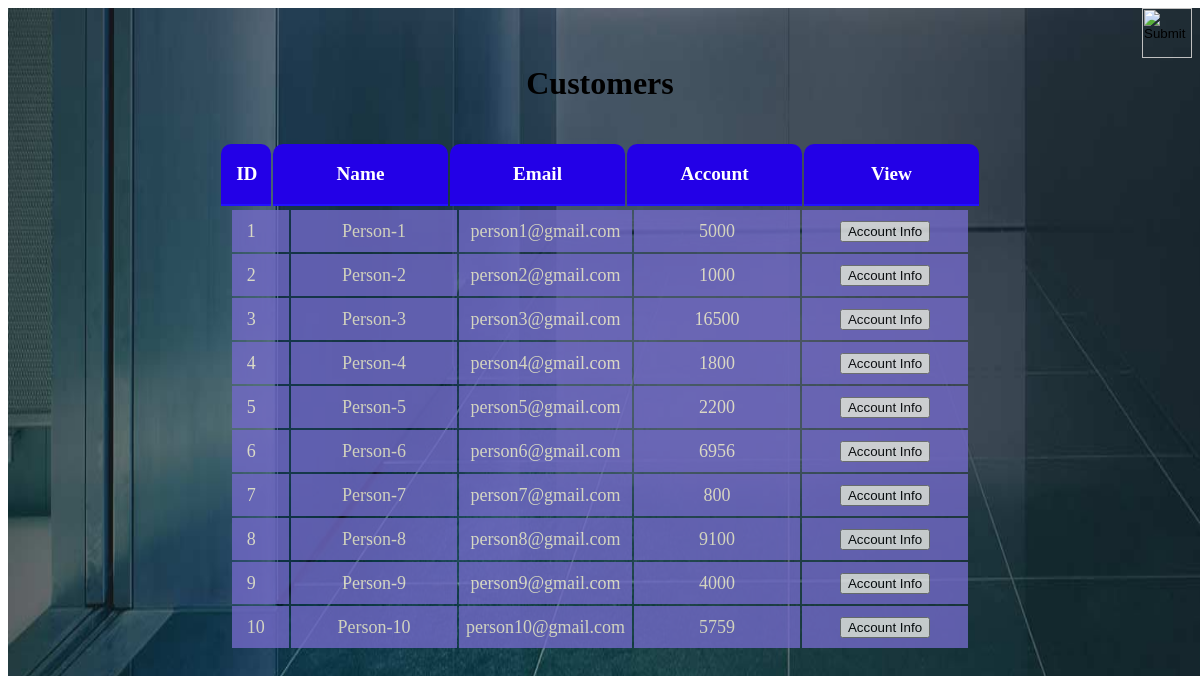
Page /intermediate.php on the committed database.
### tables this page shows
CREATE TABLE `users` (
  `id` int(10) NOT NULL,
  `name` varchar(20) NOT NULL,
  `email` varchar(20) NOT NULL,
  `amount` int(255) NOT NULL
);

### personaldetails.php (the view, shortened to what this page needs)
<?php
$server="localhost";
$username="root";
$password="";
$db="bbk";
$con=mysqli_connect($server,$username,$password,$db);
$q="select * from bbk.users";
$result=mysqli_query($con,$q);
?>
<!DOCTYPE html>
<html lang="en">
<head>
    <link rel="stylesheet" href="Table.css">
</head>
<body>
    <a href="index.php">
    <input type="image" style="height:50px;width:50px" src="https://cdn3.vectorstock.com/i/1000x1000/60/47/home-icon-white-silhouette-on-blue-round-vector-20326047.jpg" class="home">
    </a>
    <br><br>
    <h1>Customers</h1>
    <br>
    <table>
        <thead>
        <th>ID</th>
        <th>Name</th>
        <th>Email</th>
        <th>Account</th>
        <th>View</th>
        </thead>
        <tbody>
            <tr>
                <?php
                    $row=mysqli_fetch_array($result);
                ?>
                <td><?php echo $row["id"];?></td>
                <td><?php echo $row["name"];?></td>
                <td><?php echo $row["email"];?></td>
                <td><?php echo $row["amount"];?></td>
                <td>
                    <form action="user.php" method="post">
                        <button type="submit" name="name" value="Person-1" class="viewbutton">Account Info</button>
                    </form>
                </td>
            </tr>
            <tr>
                <?php
                    $row=mysqli_fetch_array($result);
                ?>
                <td><?php echo $row["id"];?></td>
                <td><?php echo $row["name"];?></td>
                <td><?php echo $row["email"];?></td>
                <td><?php echo $row["amount"];?></td>
                <td>
                    <form action="user.php" method="post">
                        <button type="submit" name="name" value="Person-2" class="viewbutton">Account Info</button>
                    </form>
                </td>
            </tr>
            <tr>
                <?php
                    $row=mysqli_fetch_array($result);
                ?>
                <td><?php echo $row["id"];?></td>
                <td><?php echo $row["name"];?></td>
                <td><?php echo $row["email"];?></td>
                <td><?php echo $row["amount"];?></td>
                <td>
                    <form action="user.php" method="post">
                        <button type="submit" name="name" value="Person-3" class="viewbutton">Account Info</button>
                    </form>
                </td>
            </tr>
            <tr>
                <?php
                    $row=mysqli_fetch_array($result);
                ?>
                <td><?php echo $row["id"];?></td>
                <td><?php echo $row["name"];?></td>
                <td><?php echo $row["email"];?></td>
                <td><?php echo $row["amount"];?></td>
                <td>
                    <form action="user.php" method="post">
                        <button type="submit" name="name" value="Person-4" class="viewbutton">Account Info</button>
                    </form>
                </td>
            </tr>
            <tr>
                <?php
                    $row=mysqli_fetch_array($result);
                ?>
                <td><?php echo $row["id"];?></td>
                <td><?php echo $row["name"];?></td>
                <td><?php echo $row["email"];?></td>
                <td><?php echo $row["amount"];?></td>
                <td>
                    <form action="user.php" method="post">
                        <button type="submit" name="name" value="Person-5" class="viewbutton">Account Info</button>
                    </form>
                </td>
            </tr>
            <tr>
                <?php
                    $row=mysqli_fetch_array($result);
                ?>
                <td><?php echo $row["id"];?></td>
                <td><?php echo $row["name"];?></td>
                <td><?php echo $row["email"];?></td>
                <td><?php echo $row["amount"];?></td>
                <td>
                    <form action="user.php" method="post">
                        <button type="submit" name="name" value="Person-6" class="viewbutton">Account Info</button>
                    </form>
                </td>
            </tr>
            <tr>
                <?php
                    $row=mysqli_fetch_array($result);
                ?>
                <td><?php echo $row["id"];?></td>
                <td><?php echo $row["name"];?></td>
                <td><?php echo $row["email"];?></td>
                <td><?php echo $row["amount"];?></td>
                <td>
                    <form action="user.php" method="post">
                        <button type="submit" name="name" value="Person-7" class="viewbutton">Account Info</button>
                    </form>
                </td>
            </tr>
            <tr>
                <?php
                    $row=mysqli_fetch_array($result);
                ?>
                <td><?php echo $row["id"];?></td>
                <td><?php echo $row["name"];?></td>
                <td><?php echo $row["email"];?></td>
                <td><?php echo $row["amount"];?></td>
                <td>
                    <form action="user.php" method="post">
                        <button type="submit" name="name" value="Person-8" class="viewbutton">Account Info</button>
                    </form>
                </td>
            </tr>
            <tr>
                <?php
                    $row=mysqli_fetch_array($result);
                ?>
                <td><?php echo $row["id"];?></td>
                <td><?php echo $row["name"];?></td>
                <td><?php echo $row["email"];?></td>
                <td><?php echo $row["amount"];?></td>
                <td>
                    <form action="user.php" method="post">
                        <button type="submit" name="name" value="Person-9" class="viewbutton">Account Info</button>
                    </form>
                </td>
            </tr>
            <tr>
                <?php
                    $row=mysqli_fetch_array($result);
                ?>
                <td><?php echo $row["id"];?></td>
                <td><?php echo $row["name"];?></td>
                <td><?php echo $row["email"];?></td>
                <td><?php echo $row["amount"];?></td>
                <td>
                    <form action="user.php" method="post">
                        <button type="submit" name="name" value="Person-10" class="viewbutton">Account Info</button>
                    </form>
                </td>
            </tr>
</body>
</html>

### intermediate.php (shortened to what this page needs)
<?php
$server="localhost";
$username="root";
$password="";
$db="bbk";
$con=mysqli_connect($server,$username,$password,$db);
$name=$_SESSION['name'];
$q="select * from bbk.users where name='$name'";
$result=mysqli_query($con,$q);
$row=mysqli_fetch_array($result);
$var1=$row['amount'];
if($var1 >=$_POST["transfer"])
{
    include 'personaldetails.php';
 }
    else{
        include 'personaldetails.php';
        $message="Insufficient Balance";
        echo"<script type='text/javascript'>
        alert('$message');
        </script>";
    }
?>

### Table.css (style rules this page uses)
th { background-color:rgb(35, 0, 231); color: #ffffff; line-height: 30px; height: 30px; border-radius:10px 10px 0 0; border-bottom: 2px solid #2212ff; padding: 2%; width: 175px; font-size: larger; }
table { margin:0 70px; display:flex; flex-direction: column; justify-content: center; align-items: center; }
tr td { text-align: center; }
th:first-child,tr td:first-child { text-align: left; padding-left: 2%; width: 50px; }
td { background-color: #7269c8; height: 28px; line-height: 20px; width: 152px; font-size: large; padding: 7px ; color: cornsilk; }
tr td { opacity: 0.8; }
h1 { text-align: center; }
.home { width: 4%; height: 4%; float: right; }
a { text-decoration: none; }

### rows in the picture
users: id "1", name "Person-1", email "person1@gmail.com", amount "5000"
users: id "2", name "Person-2", email "person2@gmail.com", amount "1000"
users: id "3", name "Person-3", email "person3@gmail.com", amount "16500"
users: id "4", name "Person-4", email "person4@gmail.com", amount "1800"
users: id "5", name "Person-5", email "person5@gmail.com", amount "2200"
users: id "6", name "Person-6", email "person6@gmail.com", amount "6956"
users: id "7", name "Person-7", email "person7@gmail.com", amount "800"
users: id "8", name "Person-8", email "person8@gmail.com", amount "9100"
users: id "9", name "Person-9", email "person9@gmail.com", amount "4000"
users: id "10", name "Person-10", email "person10@gmail.com", amount "5759"
